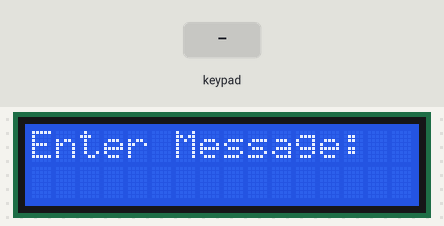
A sketch run on a simulated Arduino Uno, built with avr-gcc and run on an emulated ATmega328P. Shown: 16×2 character LCD. The inputs (shaded band) are chosen by the test bench. What the sketch prints to the serial monitor is not drawn.

Above: at 1.2 s.
1.3 s: keypad keys 2 3 4 5 # pressed 0.4 s apart
At 3.2 s:
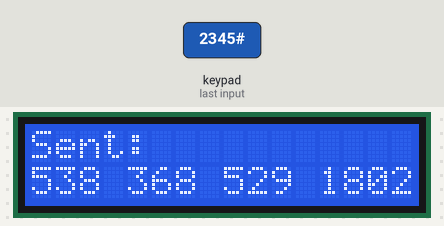
6.3 s: key 'A' pressed
At 6.8 s:
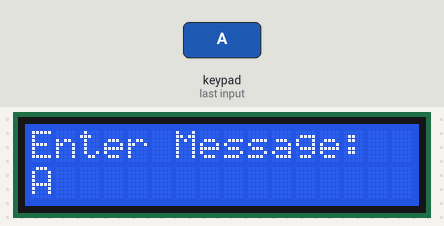
7.8 s: key 'B' pressed
At 8.1 s:
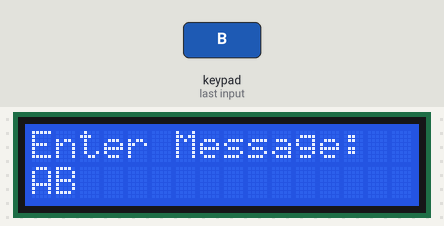
9.3 s: keypad keys 2 3 4 5 A pressed 0.4 s apart
At 11.7 s:
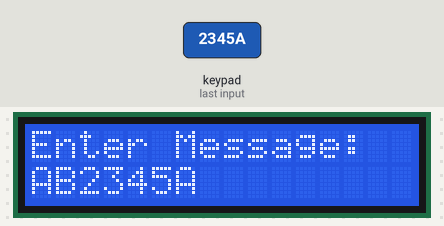
12.8 s: key 'C' pressed
At 13.4 s:
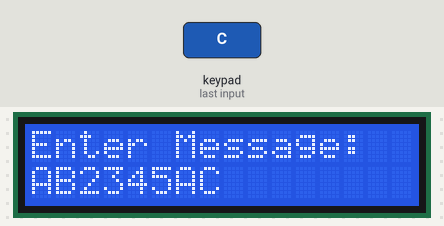
14.3 s: keypad keys 2 3 4 5 D pressed 0.4 s apart
At 17.1 s:
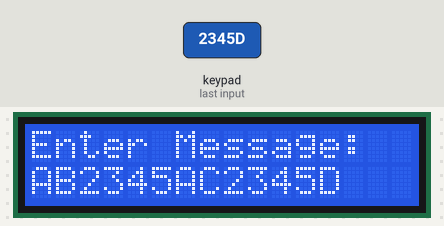
Timing chart, 0 to 18.6 s (numbered marks = the images above; inputs shaded):
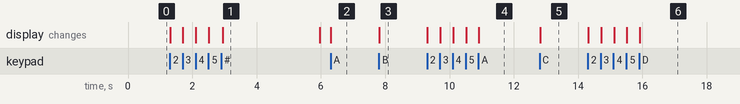

Measured:
- after the input at 1.3 s, the display: first changes at once (image 1 shows a later state)
- after the input at 6.3 s, the display: changes at once (image 2)
- after the input at 7.8 s, the display: changes at once (image 3)
- after the input at 9.3 s, the display: first changes at once (image 4 shows a later state)
- after the input at 12.8 s, the display: changes at once (image 5)
- after the input at 14.3 s, the display: first changes at once (image 6 shows a later state)
- what the display in image 1 shows lasts 3.1 s, from 2.9 s to 6.0 s

The sketch:

transmitter_uno.ino
```cpp
/*
 * RSA Secure Transmission - Transmitter (Arduino Uno)
 * =====================================================
 * Reads message from 4x4 keypad, encrypts using RSA,
 * sends encrypted ciphertext to NodeMCU via UART.
 *
 * RSA Parameters (demo-scale):
 *   Public key  : e = 17
 *   Modulus     : n = 3233  (p=61, q=53)
 *
 * Press '#' to encrypt and send.
 * Press '*' to clear current input.
 *
 * Hardware:
 *   - Arduino Uno (ATmega328P)
 *   - 4x4 Matrix Keypad (rows: 2,3,4,5 | cols: 6,7,8,9)
 *   - 16x2 LCD via I2C (address 0x27)
 *   - NodeMCU ESP8266 on Serial (TX pin 1 → NodeMCU RX)
 */

#include <Wire.h>
#include <LiquidCrystal_I2C.h>
#include <Keypad.h>

// ── LCD Setup ──────────────────────────────────────────
LiquidCrystal_I2C lcd(0x27, 16, 2);

// ── Keypad Setup ───────────────────────────────────────
const byte ROWS = 4;
const byte COLS = 4;

char keys[ROWS][COLS] = {
  {'1', '2', '3', 'A'},
  {'4', '5', '6', 'B'},
  {'7', '8', '9', 'C'},
  {'*', '0', '#', 'D'}
};

byte rowPins[ROWS] = {2, 3, 4, 5};
byte colPins[COLS] = {6, 7, 8, 9};
Keypad keypad = Keypad(makeKeymap(keys), rowPins, colPins, ROWS, COLS);

// ── RSA Parameters ─────────────────────────────────────
const long n = 3233;  // Modulus (n = p * q = 61 * 53)
const long e = 17;    // Public exponent

// ── RSA Encryption ─────────────────────────────────────
// c = m^e mod n  (naive exponentiation — fine for small e)
String encryptRSA(String msg) {
  String encrypted = "";
  for (char c : msg) {
    long m = (long)c;
    long encryptedChar = 1;
    for (int i = 0; i < e; i++) {
      encryptedChar = (encryptedChar * m) % n;
    }
    encrypted += String(encryptedChar) + " ";
  }
  return encrypted;
}

// ── Setup ──────────────────────────────────────────────
void setup() {
  Serial.begin(9600);
  lcd.begin();
  lcd.backlight();
  lcd.print("Enter Message:");
}

// ── Main Loop ──────────────────────────────────────────
void loop() {
  static String message = "";
  char key = keypad.getKey();

  if (key) {
    if (key == '#') {
      // Encrypt and transmit
      lcd.clear();
      lcd.print("Encrypting...");
      String encryptedMessage = encryptRSA(message);

      Serial.println(encryptedMessage);  // Send to NodeMCU

      lcd.clear();
      lcd.print("Sent:");
      lcd.setCursor(0, 1);
      // Show truncated (LCD is only 16 chars wide)
      lcd.print(encryptedMessage.substring(0, 16));

      delay(3000);
      message = "";
      lcd.clear();
      lcd.print("Enter Message:");

    } else if (key == '*') {
      // Clear input
      message = "";
      lcd.clear();
      lcd.print("Enter Message:");

    } else {
      // Append character
      message += key;
      lcd.setCursor(0, 1);
      lcd.print(message);
    }
  }
}
```
